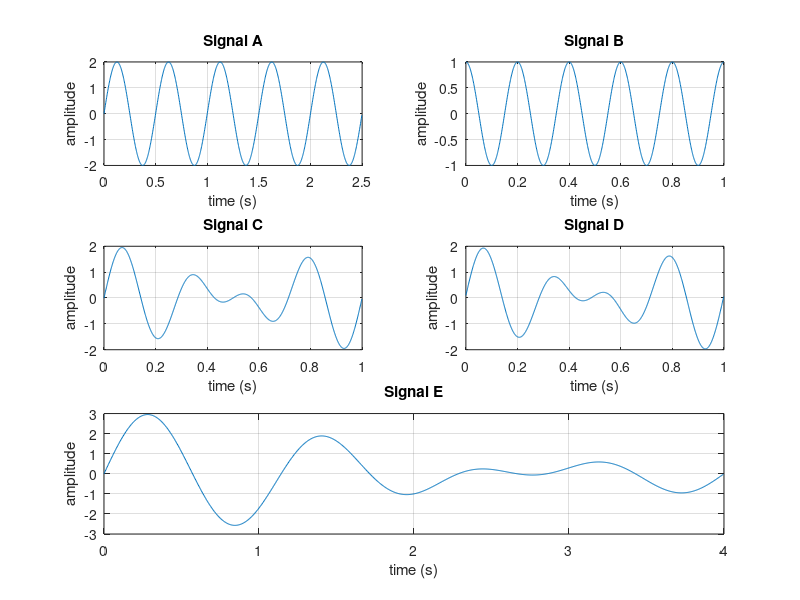

This chart was generated by the following MATLAB code:
%Ex 1


figure(1);
%a)

T = 0.5; %Periodo do sinal
Ta = 5 * T /1000;
t = [0:Ta:(5*T-Ta)]';

subplot(3,2,1);
x = 2*sin(4*pi*t);

plot(t,x);
xlabel('time (s)');
ylabel('amplitude');
title('Signal A');

grid;

%--------------------------------

T = 1/5; %Periodo do sinal
Ta = 5 * T /1000;
t = [0:Ta:(5*T-Ta)]';

subplot(3,2,2);
y = sin(10*pi*t + pi/2);

plot(t,y);
xlabel('time (s)');
ylabel('amplitude');
title('Signal B');

grid;

%--------------------------------
subplot(3,2,3);
z = sin(6*pi*t) + sin(8*pi*t);

plot(t,z);
max(z(:))
xlabel('time (s)');
ylabel('amplitude');
title('Signal C');

grid;

%--------------------------------
subplot(3,2,4)
w = sin(6*pi*t) + sin(8*pi*t + 0.1);

plot(t,w);
max(w(:))
xlabel('time (s)');
ylabel('amplitude');
title('Signal D');

grid;

%-------------------------------- 
subplot(3,2,[5,6])
q = sin(6*pi*t) + sin(7*pi*t) + sin(8*pi*t);
T = 2; %Periodo do sinal
Ta = 2 * T /1000;
t = [0:Ta:(2*T-Ta)]';

plot(t,q);
max(q(:))
xlabel('time (s)');
ylabel('amplitude');
title('Signal E');

grid;



